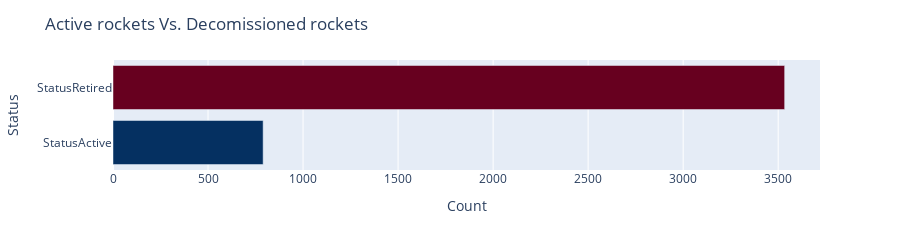

Here is the notebook cell this chart was saved with:
### Code cell
rocket_fig = px.bar(
    df_rocket,
    x="Count",
    y=df_rocket.index,
    color="Count",
    orientation="h",
    color_continuous_scale=px.colors.sequential.RdBu_r,
    height=250
)

rocket_fig.update_layout(
    title="Active rockets Vs. Decomissioned rockets",
    yaxis=dict(title="Status", categoryorder="total ascending"),
    xaxis_title="Count"
)

rocket_fig.update(layout_coloraxis_showscale=False)

rocket_fig.show()

### Figure 1 — Plotly figure (JSON) as saved in the notebook; plotly's stock layout.template omitted (floating-point values rounded to 4 significant figures)
{"data": [{"alignmentgroup": "True", "hovertemplate": "Count=%{marker.color}<br>index=%{y}<extra></extra>", "legendgroup": "", "marker": {"color": [3534, 790], "coloraxis": "coloraxis", "pattern": {"shape": ""}}, "name": "", "offsetgroup": "", "orientation": "h", "showlegend": false, "textposition": "auto", "type": "bar", "x": [3534, 790], "xaxis": "x", "y": ["StatusRetired", "StatusActive"], "yaxis": "y"}], "layout": {"barmode": "relative", "coloraxis": {"colorbar": {"title": {"text": "Count"}}, "colorscale": [[0, "rgb(5,48,97)"], [0.1, "rgb(33,102,172)"], [0.2, "rgb(67,147,195)"], [0.3, "rgb(146,197,222)"], [0.4, "rgb(209,229,240)"], [0.5, "rgb(247,247,247)"], [0.6, "rgb(253,219,199)"], [0.7, "rgb(244,165,130)"], [0.8, "rgb(214,96,77)"], [0.9, "rgb(178,24,43)"], [1, "rgb(103,0,31)"]], "showscale": false}, "height": 250, "legend": {"tracegroupgap": 0}, "margin": {"t": 60}, "title": {"text": "Active rockets Vs. Decomissioned rockets"}, "xaxis": {"anchor": "y", "domain": [0, 1], "title": {"text": "Count"}}, "yaxis": {"anchor": "x", "categoryorder": "total ascending", "domain": [0, 1], "title": {"text": "Status"}}}}
